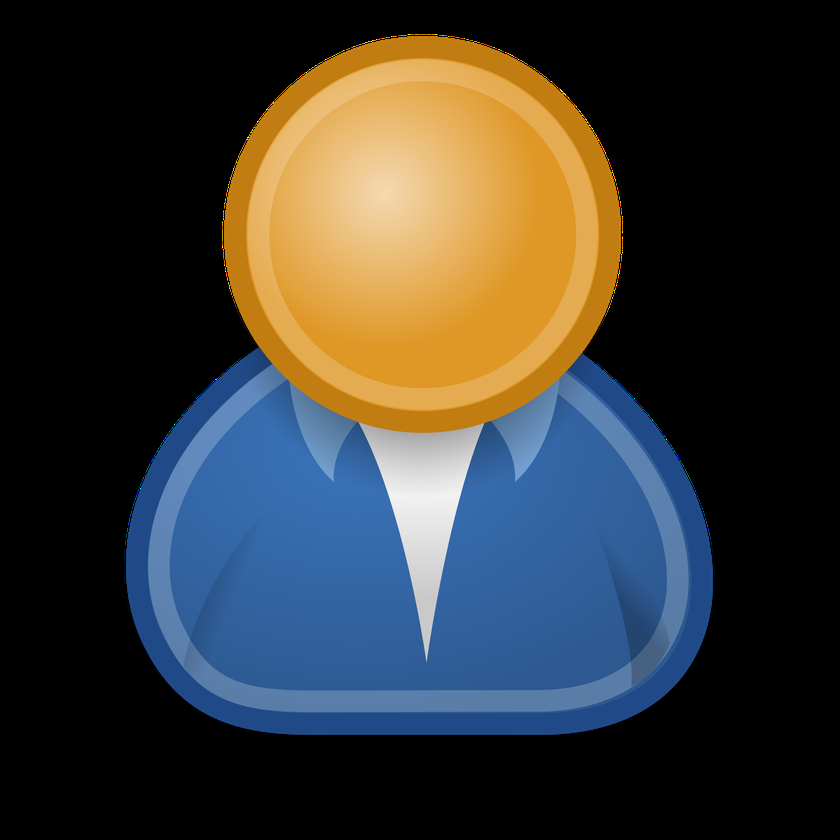
#> input picture images/user.png, 840 x 840 px, shrunk from 2048 x 2048 before the run
$ python transformations.py
#> lines starting #> are read from the running program, lines starting #| are printed output that depends on the picture
import cv2 as cv

# # reading images
img = cv.imread('images/user.png')
#> img is the input picture: shape (840, 840, 3); mean B, G, R 52.7, 55.6, 55.5

cv.imshow('Cat', img)

# flip
flip = cv.flip(img, 1)
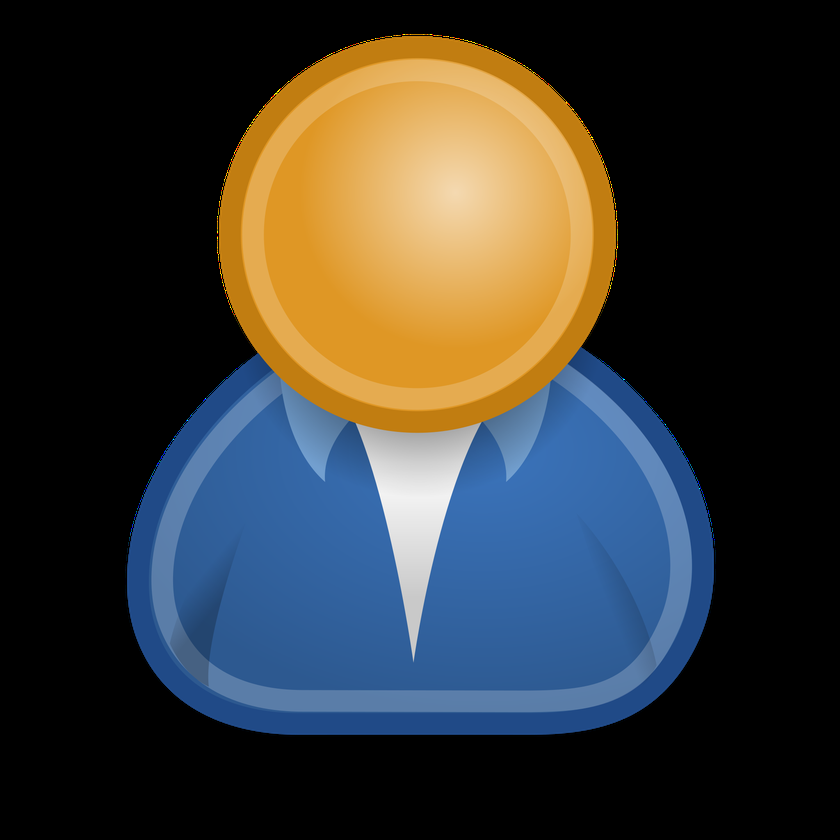
#> flip: shape (840, 840, 3); mean B, G, R 52.7, 55.6, 55.5
cv.imshow('Flip', flip)

# # this was for reading image
cv.waitKey(0)

$ run again, with images/faces.jpg saved as images/user.png
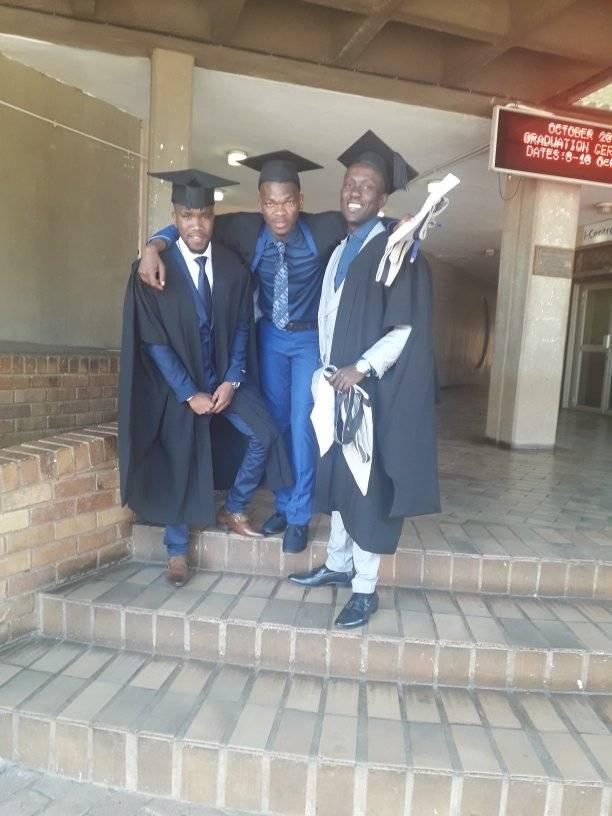
#> input picture images/faces.jpg, 612 x 816 px
#> img is the input picture: shape (816, 612, 3); mean B, G, R 136.6, 140.3, 143.7
#> `flip = cv.flip(img, 1)`:
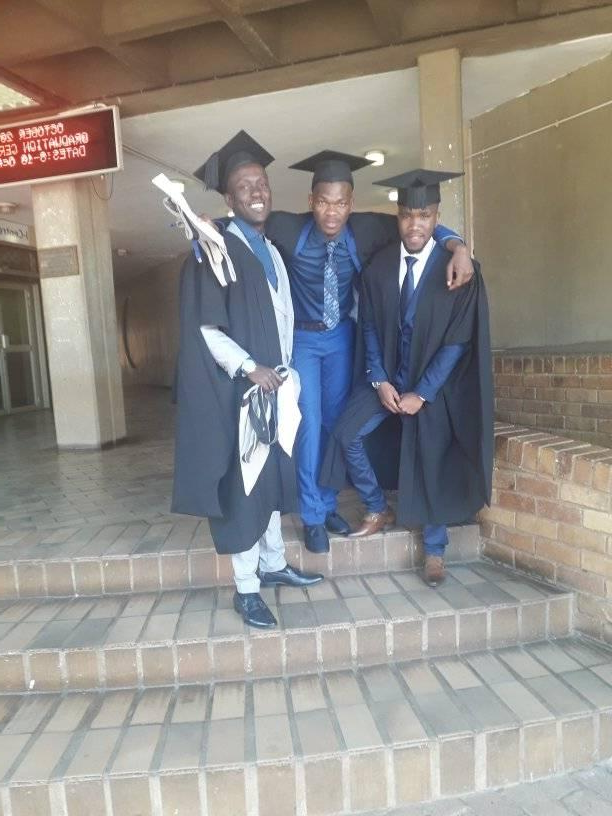
#> flip: shape (816, 612, 3); mean B, G, R 136.6, 140.3, 143.7

$ run again, with images/family.jpg saved as images/user.png
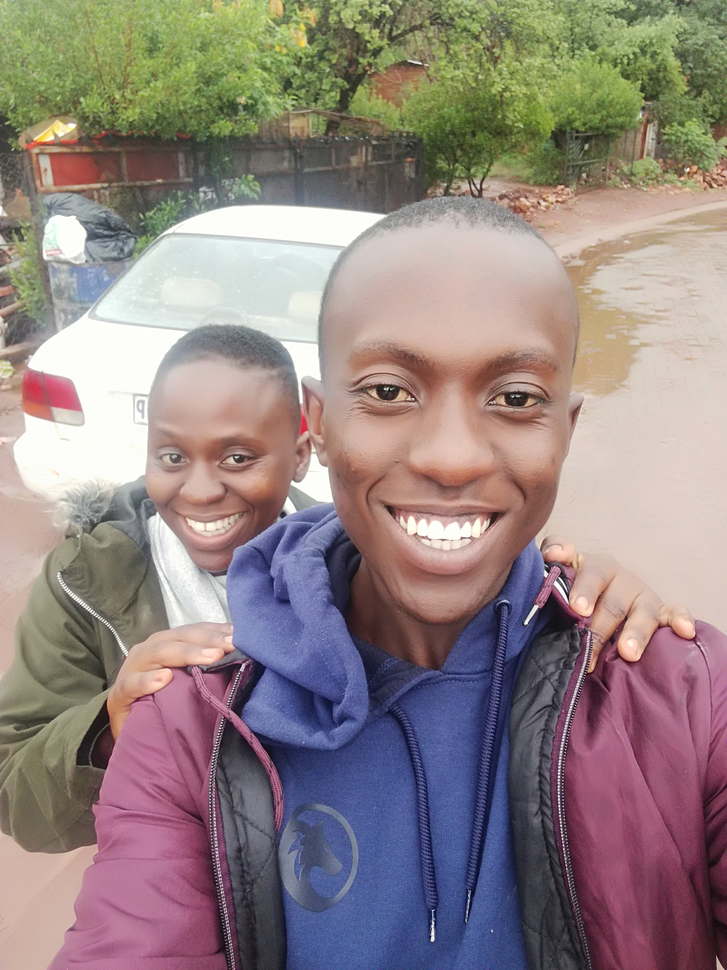
#> input picture images/family.jpg, 727 x 970 px, shrunk from 2448 x 3264 before the run
#> img is the input picture: shape (970, 727, 3); mean B, G, R 129.7, 132.1, 146.7
#> `flip = cv.flip(img, 1)`:
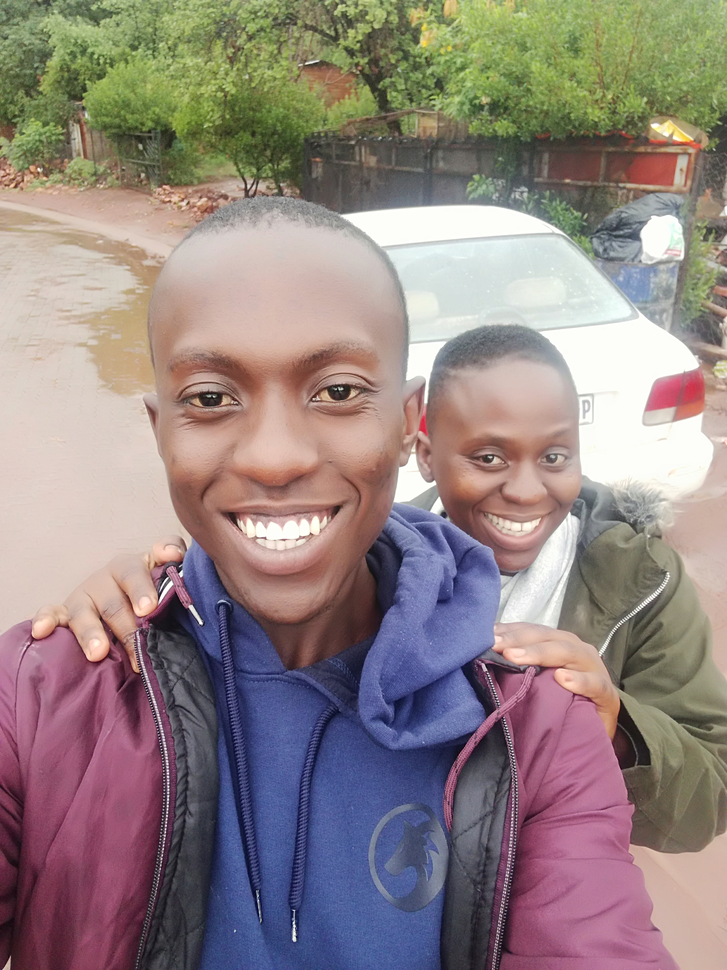
#> flip: shape (970, 727, 3); mean B, G, R 129.7, 132.1, 146.7
